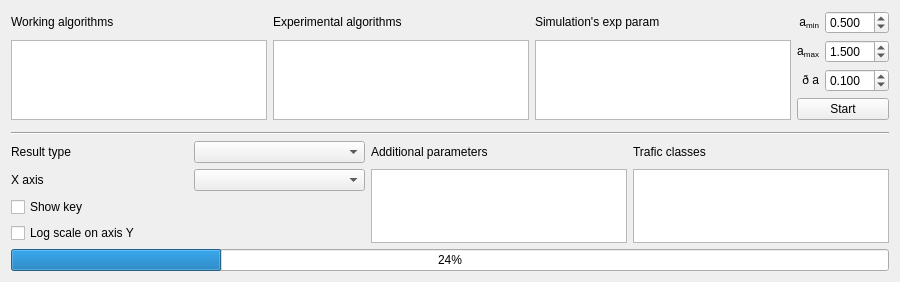
      <widget class="QWidget" name="tabWidgetQoS">
       <attribute name="title">
        <string>QoS</string>
       </attribute>
       <layout class="QVBoxLayout" name="verticalLayout">
        <item>
         <layout class="QGridLayout" name="gridLayoutQoS_Algorithms">
          <property name="sizeConstraint">
           <enum>QLayout::SetMinimumSize</enum>
          </property>
          <item row="0" column="3">
           <widget class="QLabel" name="label_Amin">
            <property name="sizePolicy">
             <sizepolicy hsizetype="MinimumExpanding" vsizetype="Maximum">
              <horstretch>0</horstretch>
              <verstretch>0</verstretch>
             </sizepolicy>
            </property>
            <property name="text">
             <string>&lt;html&gt;&lt;head/&gt;&lt;body&gt;&lt;p&gt;a&lt;span style=&quot; vertical-align:sub;&quot;&gt;min&lt;/span&gt;&lt;/p&gt;&lt;/body&gt;&lt;/html&gt;</string>
            </property>
            <property name="alignment">
             <set>Qt::AlignRight|Qt::AlignTrailing|Qt::AlignVCenter</set>
            </property>
           </widget>
          </item>
          <item row="1" column="1" rowspan="3">
           <widget class="QListWidget" name="listWidgetAlgorithmsExperimental">
            <property name="sizePolicy">
             <sizepolicy hsizetype="MinimumExpanding" vsizetype="Maximum">
              <horstretch>0</horstretch>
              <verstretch>0</verstretch>
             </sizepolicy>
            </property>
            <property name="baseSize">
             <size>
              <width>0</width>
              <height>0</height>
             </size>
            </property>
            <property name="selectionMode">
             <enum>QAbstractItemView::MultiSelection</enum>
            </property>
           </widget>
          </item>
          <item row="0" column="1">
           <widget class="QLabel" name="labelAlgorithmsExperimental">
            <property name="sizePolicy">
             <sizepolicy hsizetype="MinimumExpanding" vsizetype="Maximum">
              <horstretch>1</horstretch>
              <verstretch>0</verstretch>
             </sizepolicy>
            </property>
            <property name="text">
             <string>Experimental algorithms</string>
            </property>
           </widget>
          </item>
          <item row="1" column="4">
           <widget class="QDoubleSpinBox" name="doubleSpinBox_aMax">
            <property name="sizePolicy">
             <sizepolicy hsizetype="MinimumExpanding" vsizetype="Maximum">
              <horstretch>0</horstretch>
              <verstretch>0</verstretch>
             </sizepolicy>
            </property>
            <property name="decimals">
             <number>3</number>
            </property>
            <property name="maximum">
             <double>15.000000000000000</double>
            </property>
            <property name="singleStep">
             <double>0.100000000000000</double>
            </property>
            <property name="value">
             <double>1.500000000000000</double>
            </property>
           </widget>
          </item>
          <item row="0" column="2">
           <widget class="QLabel" name="label">
            <property name="sizePolicy">
             <sizepolicy hsizetype="MinimumExpanding" vsizetype="Maximum">
              <horstretch>2</horstretch>
              <verstretch>0</verstretch>
             </sizepolicy>
            </property>
            <property name="baseSize">
             <size>
              <width>300</width>
              <height>0</height>
             </size>
            </property>
            <property name="text">
             <string>Simulation's exp param</string>
            </property>
           </widget>
          </item>
          <item row="1" column="3">
           <widget class="QLabel" name="label_Amax">
            <property name="sizePolicy">
             <sizepolicy hsizetype="MinimumExpanding" vsizetype="Maximum">
              <horstretch>0</horstretch>
              <verstretch>0</verstretch>
             </sizepolicy>
            </property>
            <property name="text">
             <string>&lt;html&gt;&lt;head/&gt;&lt;body&gt;&lt;p&gt;a&lt;span style=&quot; vertical-align:sub;&quot;&gt;max&lt;/span&gt;&lt;/p&gt;&lt;/body&gt;&lt;/html&gt;</string>
            </property>
            <property name="alignment">
             <set>Qt::AlignRight|Qt::AlignTrailing|Qt::AlignVCenter</set>
            </property>
           </widget>
          </item>
          <item row="0" column="0">
           <widget class="QLabel" name="labelAlgorithms">
            <property name="sizePolicy">
             <sizepolicy hsizetype="MinimumExpanding" vsizetype="Maximum">
              <horstretch>2</horstretch>
              <verstretch>0</verstretch>
             </sizepolicy>
            </property>
            <property name="baseSize">
             <size>
              <width>300</width>
              <height>0</height>
             </size>
            </property>
            <property name="text">
             <string>Working algorithms</string>
            </property>
           </widget>
          </item>
          <item row="2" column="3">
           <widget class="QLabel" name="label_Adelta">
            <property name="sizePolicy">
             <sizepolicy hsizetype="MinimumExpanding" vsizetype="Maximum">
              <horstretch>0</horstretch>
              <verstretch>0</verstretch>
             </sizepolicy>
            </property>
            <property name="text">
             <string>&lt;html&gt;&lt;head/&gt;&lt;body&gt;&lt;p&gt;ð a&lt;/p&gt;&lt;/body&gt;&lt;/html&gt;</string>
            </property>
            <property name="alignment">
             <set>Qt::AlignRight|Qt::AlignTrailing|Qt::AlignVCenter</set>
            </property>
           </widget>
          </item>
          <item row="2" column="4">
           <widget class="QDoubleSpinBox" name="doubleSpinBox_aDelta">
            <property name="sizePolicy">
             <sizepolicy hsizetype="MinimumExpanding" vsizetype="Maximum">
              <horstretch>0</horstretch>
              <verstretch>0</verstretch>
             </sizepolicy>
            </property>
            <property name="decimals">
             <number>3</number>
            </property>
            <property name="minimum">
             <double>0.001000000000000</double>
            </property>
            <property name="maximum">
             <double>1.000000000000000</double>
            </property>
            <property name="singleStep">
             <double>0.050000000000000</double>
            </property>
            <property name="value">
             <double>0.100000000000000</double>
            </property>
           </widget>
          </item>
          <item row="1" column="0" rowspan="3">
           <widget class="QListWidget" name="listWidgetAlgorithms">
            <property name="sizePolicy">
             <sizepolicy hsizetype="MinimumExpanding" vsizetype="Maximum">
              <horstretch>0</horstretch>
              <verstretch>0</verstretch>
             </sizepolicy>
            </property>
            <property name="baseSize">
             <size>
              <width>0</width>
              <height>0</height>
             </size>
            </property>
            <property name="selectionMode">
             <enum>QAbstractItemView::MultiSelection</enum>
            </property>
            <property name="selectionBehavior">
             <enum>QAbstractItemView::SelectItems</enum>
            </property>
            <property name="layoutMode">
             <enum>QListView::SinglePass</enum>
            </property>
           </widget>
          </item>
          <item row="1" column="2" rowspan="3">
           <widget class="QListWidget" name="listWidgetSimulationParameters">
            <property name="sizePolicy">
             <sizepolicy hsizetype="MinimumExpanding" vsizetype="Maximum">
              <horstretch>0</horstretch>
              <verstretch>0</verstretch>
             </sizepolicy>
            </property>
            <property name="baseSize">
             <size>
              <width>300</width>
              <height>0</height>
             </size>
            </property>
           </widget>
          </item>
          <item row="3" column="3" colspan="2">
           <widget class="QPushButton" name="pushButtonStart">
            <property name="sizePolicy">
             <sizepolicy hsizetype="MinimumExpanding" vsizetype="Maximum">
              <horstretch>0</horstretch>
              <verstretch>0</verstretch>
             </sizepolicy>
            </property>
            <property name="text">
             <string>Start</string>
            </property>
           </widget>
          </item>
          <item row="0" column="4">
           <widget class="QDoubleSpinBox" name="doubleSpinBox_aMin">
            <property name="sizePolicy">
             <sizepolicy hsizetype="MinimumExpanding" vsizetype="Maximum">
              <horstretch>0</horstretch>
              <verstretch>0</verstretch>
             </sizepolicy>
            </property>
            <property name="decimals">
             <number>3</number>
            </property>
            <property name="maximum">
             <double>10.000000000000000</double>
            </property>
            <property name="singleStep">
             <double>0.100000000000000</double>
            </property>
            <property name="value">
             <double>0.500000000000000</double>
            </property>
           </widget>
          </item>
         </layout>
        </item>
        <item>
         <layout class="QGridLayout" name="gridLayoutCharts">
          <property name="sizeConstraint">
           <enum>QLayout::SetMaximumSize</enum>
          </property>
          <item row="23" column="0" colspan="3">
           <widget class="QCheckBox" name="checkBoxResultsQtShowKey">
            <property name="sizePolicy">
             <sizepolicy hsizetype="MinimumExpanding" vsizetype="Maximum">
              <horstretch>0</horstretch>
              <verstretch>0</verstretch>
             </sizepolicy>
            </property>
            <property name="text">
             <string>Show key</string>
            </property>
           </widget>
          </item>
          <item row="22" column="3" rowspan="3">
           <widget class="QListWidget" name="listWidgetResultsQtAdditionalParameters1">
            <property name="sizePolicy">
             <sizepolicy hsizetype="MinimumExpanding" vsizetype="Maximum">
              <horstretch>0</horstretch>
              <verstretch>0</verstretch>
             </sizepolicy>
            </property>
            <property name="selectionMode">
             <enum>QAbstractItemView::MultiSelection</enum>
            </property>
           </widget>
          </item>
          <item row="22" column="4" rowspan="3">
           <widget class="QListWidget" name="listWidgetResultsQtAdditionalParameters2">
            <property name="enabled">
             <bool>true</bool>
            </property>
            <property name="sizePolicy">
             <sizepolicy hsizetype="MinimumExpanding" vsizetype="Maximum">
              <horstretch>0</horstretch>
              <verstretch>0</verstretch>
             </sizepolicy>
            </property>
            <property name="minimumSize">
             <size>
              <width>0</width>
              <height>0</height>
             </size>
            </property>
            <property name="selectionMode">
             <enum>QAbstractItemView::MultiSelection</enum>
            </property>
           </widget>
          </item>
          <item row="20" column="4">
           <widget class="QLabel" name="labelResultsQtAdditionalParameters2">
            <property name="sizePolicy">
             <sizepolicy hsizetype="MinimumExpanding" vsizetype="Maximum">
              <horstretch>0</horstretch>
              <verstretch>0</verstretch>
             </sizepolicy>
            </property>
            <property name="text">
             <string>Trafic classes</string>
            </property>
           </widget>
          </item>
          <item row="20" column="3">
           <widget class="QLabel" name="labelResultsQtAdditionalParameters1">
            <property name="sizePolicy">
             <sizepolicy hsizetype="MinimumExpanding" vsizetype="Maximum">
              <horstretch>0</horstretch>
              <verstretch>0</verstretch>
             </sizepolicy>
            </property>
            <property name="text">
             <string>Additional parameters</string>
            </property>
           </widget>
          </item>
          <item row="17" column="0" colspan="5">
           <widget class="Line" name="line">
            <property name="orientation">
             <enum>Qt::Horizontal</enum>
            </property>
           </widget>
          </item>
          <item row="3" column="0" rowspan="3" colspan="5">
           <widget class="QChartView" name="widgetResultsPlot" native="true">
            <property name="sizePolicy">
             <sizepolicy hsizetype="Expanding" vsizetype="Expanding">
              <horstretch>0</horstretch>
              <verstretch>0</verstretch>
             </sizepolicy>
            </property>
            <property name="minimumSize">
             <size>
              <width>4</width>
              <height>0</height>
             </size>
            </property>
           </widget>
          </item>
          <item row="20" column="0">
           <widget class="QLabel" name="labelResultsQtType">
            <property name="sizePolicy">
             <sizepolicy hsizetype="MinimumExpanding" vsizetype="Maximum">
              <horstretch>0</horstretch>
              <verstretch>0</verstretch>
             </sizepolicy>
            </property>
            <property name="text">
             <string>Result type</string>
            </property>
           </widget>
          </item>
          <item row="22" column="0">
           <widget class="QLabel" name="labelResultsQtX_axis">
            <property name="sizePolicy">
             <sizepolicy hsizetype="MinimumExpanding" vsizetype="Maximum">
              <horstretch>0</horstretch>
              <verstretch>0</verstretch>
             </sizepolicy>
            </property>
            <property name="text">
             <string>X axis</string>
            </property>
           </widget>
          </item>
          <item row="24" column="0" colspan="3">
           <widget class="QCheckBox" name="checkBoxResultsQtLogScaleOnAxisY">
            <property name="sizePolicy">
             <sizepolicy hsizetype="MinimumExpanding" vsizetype="Maximum">
              <horstretch>0</horstretch>
              <verstretch>0</verstretch>
             </sizepolicy>
            </property>
            <property name="text">
             <string>Log scale on axis Y</string>
            </property>
           </widget>
          </item>
          <item row="20" column="2">
           <widget class="QComboBox" name="comboBoxResultsQtType">
            <property name="sizePolicy">
             <sizepolicy hsizetype="MinimumExpanding" vsizetype="Maximum">
              <horstretch>0</horstretch>
              <verstretch>0</verstretch>
             </sizepolicy>
            </property>
           </widget>
          </item>
          <item row="22" column="2">
           <widget class="QComboBox" name="comboBoxResultsQtX_axis">
            <property name="sizePolicy">
             <sizepolicy hsizetype="MinimumExpanding" vsizetype="Maximum">
              <horstretch>0</horstretch>
              <verstretch>0</verstretch>
             </sizepolicy>
            </property>
           </widget>
          </item>
         </layout>
        </item>
        <item>
         <widget class="QProgressBar" name="progressBar">
          <property name="sizePolicy">
           <sizepolicy hsizetype="MinimumExpanding" vsizetype="Maximum">
            <horstretch>0</horstretch>
            <verstretch>0</verstretch>
           </sizepolicy>
          </property>
          <property name="value">
           <number>24</number>
          </property>
         </widget>
        </item>
       </layout>
      </widget>
